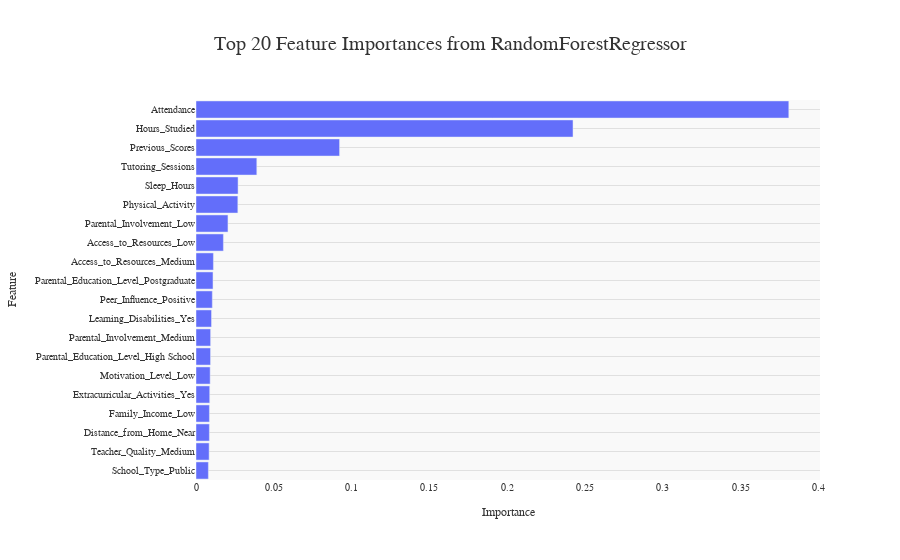

Write notebook code for a chart like this one.
### Markdown cell above
##### Feature Selection

### Code cell
# Step 1: Fit a RandomForestRegressor to get feature importances
rf = RandomForestRegressor(n_estimators=100, random_state=42)
rf.fit(X_train, y_train)

# Step 2: Visualize feature importances
importances = rf.feature_importances_

# Create a DataFrame to store feature importances
feature_importance_df = pd.DataFrame({
    'Feature': X_train.columns,
    'Importance': importances
})

# Sort the DataFrame by importance
feature_importance_df = feature_importance_df.sort_values(by='Importance', ascending=False)

# Visualize the top 20 features
fig = px.bar(
    feature_importance_df.head(20),  # Display the top 20 features
    x="Importance", 
    y="Feature", 
    orientation='h',
    title="Top 20 Feature Importances from RandomForestRegressor",
    color_discrete_sequence=["#636EFA"]
)
fig.update_layout(
    title_font_size=20,
    title_x=0.5,
    xaxis_title="Importance",
    yaxis_title="Feature",
    bargap=0.1,
    plot_bgcolor="#f9f9f9",
    paper_bgcolor="#ffffff",
    font=dict(
        family="Arial, sans-serif",
        size=10,
        color="#333333"
    ),
    xaxis=dict(showgrid=False),
    yaxis=dict(showgrid=True, gridcolor="rgba(200, 200, 200, 0.5)")
)
fig.update_yaxes(autorange="reversed")
fig.show()

### Figure 1 — Plotly figure (JSON) as saved in the notebook; plotly's stock layout.template omitted (floating-point values rounded to 4 significant figures)
{"data": [{"alignmentgroup": "True", "hovertemplate": "Importance=%{x}<br>Feature=%{y}<extra></extra>", "legendgroup": "", "marker": {"color": "#636EFA", "pattern": {"shape": ""}}, "name": "", "offsetgroup": "", "orientation": "h", "showlegend": false, "textposition": "auto", "type": "bar", "x": [0.3809, 0.2422, 0.09223, 0.03907, 0.02702, 0.02688, 0.02054, 0.0176, 0.01118, 0.01091, 0.01048, 0.009954, 0.009378, 0.00933, 0.009092, 0.008813, 0.008623, 0.008591, 0.008433, 0.007946], "xaxis": "x", "y": ["Attendance", "Hours_Studied", "Previous_Scores", "Tutoring_Sessions", "Sleep_Hours", "Physical_Activity", "Parental_Involvement_Low", "Access_to_Resources_Low", "Access_to_Resources_Medium", "Parental_Education_Level_Postgraduate", "Peer_Influence_Positive", "Learning_Disabilities_Yes", "Parental_Involvement_Medium", "Parental_Education_Level_High School", "Motivation_Level_Low", "Extracurricular_Activities_Yes", "Family_Income_Low", "Distance_from_Home_Near", "Teacher_Quality_Medium", "School_Type_Public"], "yaxis": "y"}], "layout": {"bargap": 0.1, "barmode": "relative", "font": {"color": "#333333", "family": "Arial, sans-serif", "size": 10}, "legend": {"tracegroupgap": 0}, "paper_bgcolor": "#ffffff", "plot_bgcolor": "#f9f9f9", "title": {"font": {"size": 20}, "text": "Top 20 Feature Importances from RandomForestRegressor", "x": 0.5}, "xaxis": {"anchor": "y", "domain": [0, 1], "showgrid": false, "title": {"text": "Importance"}}, "yaxis": {"anchor": "x", "autorange": "reversed", "domain": [0, 1], "gridcolor": "rgba(200, 200, 200, 0.5)", "showgrid": true, "title": {"text": "Feature"}}}}
